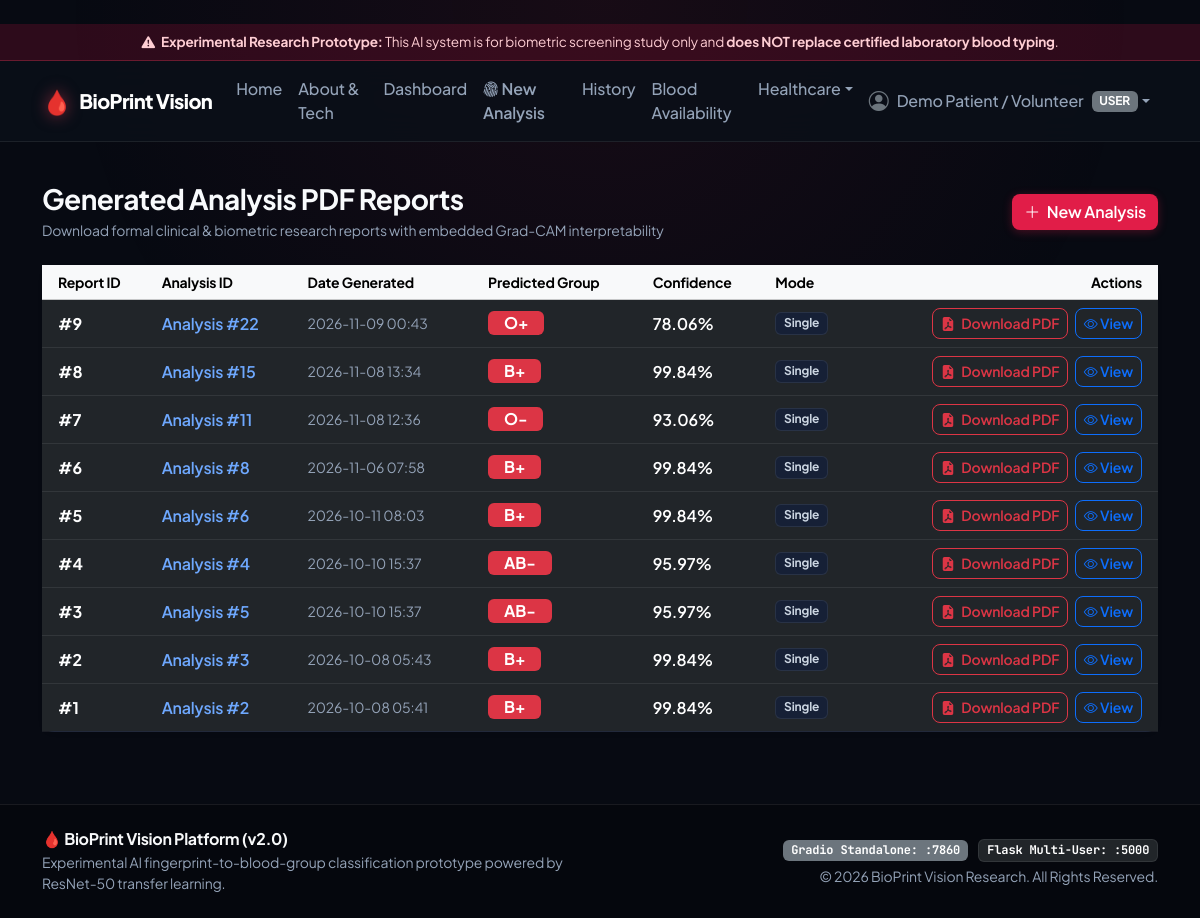
Screenshot of /reports (signed in) with the database file from the repository.
### database/models.py (models this page shows, shortened)
class User(db.Model):
    __tablename__ = "users"
    id = db.Column(db.Integer, primary_key=True, autoincrement=True)
    name = db.Column(db.String(120), nullable=False)
    email = db.Column(db.String(150), unique=True, nullable=False, index=True)
    password_hash = db.Column(db.String(255), nullable=False)
    role = db.Column(db.String(20), nullable=False, default="USER", index=True)  # USER, HOSPITAL, ADMIN
    status = db.Column(db.String(20), nullable=False, default="ACTIVE")          # ACTIVE, INACTIVE, SUSPENDED
    created_at = db.Column(db.DateTime, nullable=False, default=datetime.utcnow)
    updated_at = db.Column(db.DateTime, nullable=False, default=datetime.utcnow, onupdate=datetime.utcnow)
    analyses = db.relationship("Analysis", backref="user", lazy=True, cascade="all, delete-orphan")
    facilities = db.relationship("Facility", backref="owner", lazy=True)

class Report(db.Model):
    __tablename__ = "reports"
    id = db.Column(db.Integer, primary_key=True, autoincrement=True)
    analysis_id = db.Column(db.Integer, db.ForeignKey("analyses.id", ondelete="CASCADE"), nullable=False, index=True)
    file_path = db.Column(db.String(255), nullable=False)
    created_at = db.Column(db.DateTime, nullable=False, default=datetime.utcnow)

class Analysis(db.Model):
    __tablename__ = "analyses"
    id = db.Column(db.Integer, primary_key=True, autoincrement=True)
    user_id = db.Column(db.Integer, db.ForeignKey("users.id", ondelete="CASCADE"), nullable=False, index=True)
    final_blood_group = db.Column(db.String(10), nullable=False, index=True)
    final_confidence = db.Column(db.Float, nullable=False)
    fingerprints_detected = db.Column(db.Integer, nullable=False, default=1)
    fingerprints_analyzed = db.Column(db.Integer, nullable=False, default=1)
    fingerprints_excluded = db.Column(db.Integer, nullable=False, default=0)
    agreement_percentage = db.Column(db.Float, nullable=False, default=100.0)
    mode = db.Column(db.String(20), nullable=False, default="single")  # single, multiple
    image_path = db.Column(db.String(255), nullable=True)
    annotated_image_path = db.Column(db.String(255), nullable=True)
    notes = db.Column(db.Text, nullable=True)
    created_at = db.Column(db.DateTime, nullable=False, default=datetime.utcnow, index=True)
    fingerprints = db.relationship("FingerprintResult", backref="analysis", lazy=True, cascade="all, delete-orphan")
    reports = db.relationship("Report", backref="analysis", lazy=True, cascade="all, delete-orphan")

### routes/reports.py (the view)
@reports_bp.route("/reports")
@login_required
def list_reports():
    reports = (
        Report.query.join(Analysis)
        .filter(Analysis.user_id == g.user.id)
        .order_by(Report.created_at.desc())
        .all()
    )
    return render_template("reports/list.html", reports=reports)

### routes/auth.py (called while the page is built)
def get_current_user():
    user_id = session.get("user_id")
    if user_id:
        return db.session.get(User, user_id)
    return None

def login_required(f):
    @wraps(f)
    def decorated_function(*args, **kwargs):
        if "user_id" not in session:
            flash("Please sign in to access this page.", "warning")
            return redirect(url_for("auth.login", next=request.path))
        return f(*args, **kwargs)
    return decorated_function

@auth_bp.before_app_request
def load_logged_in_user():
    g.user = get_current_user()

### templates/reports/list.html (shortened to what this page needs)
﻿{% extends "base.html" %}
{% block content %}
<div class="container-fluid px-0">
    <div class="d-flex flex-wrap justify-content-between align-items-center mb-4 gap-2">
        <div>
            <h2 class="h3 fw-bold mb-1">Generated Analysis PDF Reports</h2>
            <p class="text-muted small mb-0">Download formal clinical & biometric research reports with embedded Grad-CAM interpretability</p>
        </div>
        <div>
            <a href="{{ url_for('analysis.new_analysis') }}" class="btn btn-rose">
                <i class="bi bi-plus-lg me-1"></i> New Analysis
            </a>
        </div>
    </div>
    <div class="card border-0 shadow-sm">
        <div class="card-body p-0">
            {% if reports %}
            <div class="table-responsive">
                <table class="table table-hover align-middle mb-0">
                    <thead class="table-light small">
                        <tr>
                            <th class="ps-3">Report ID</th>
                            <th>Analysis ID</th>
                            <th>Date Generated</th>
                            <th>Predicted Group</th>
                            <th>Confidence</th>
                            <th>Mode</th>
                            <th class="text-end pe-3">Actions</th>
                        </tr>
                    </thead>
                    <tbody>
                        {% for r in reports %}
                        <tr>
                            <td class="ps-3 fw-bold">#{{ r.id }}</td>
                            <td>
                                <a href="{{ url_for('analysis.view_analysis', analysis_id=r.analysis_id) }}" class="text-decoration-none fw-semibold">
                                    Analysis #{{ r.analysis_id }}
                                </a>
                            </td>
                            <td class="text-muted small">{{ r.created_at.strftime('%Y-%m-%d %H:%M') }}</td>
                            <td>
                                <span class="badge bg-danger fs-6 px-3 py-1">{{ r.analysis.final_blood_group }}</span>
                            </td>
                            <td class="fw-semibold">
                                {{ "%.2f"|format(r.analysis.final_confidence) }}%
                            </td>
                            <td>
                                <span class="badge bg-light text-dark border">{{ r.analysis.mode|capitalize }}</span>
                            </td>
                            <td class="text-end pe-3">
                                <a href="{{ url_for('reports.download_report', report_id=r.id) }}" class="btn btn-sm btn-outline-danger">
                                    <i class="bi bi-file-earmark-pdf-fill me-1"></i> Download PDF
                                </a>
                                <a href="{{ url_for('analysis.view_analysis', analysis_id=r.analysis_id) }}" class="btn btn-sm btn-outline-primary ms-1">
                                    <i class="bi bi-eye"></i> View
                                </a>
                            </td>
                        </tr>
                        {% endfor %}
                    </tbody>
                </table>
            </div>
            {% endif %}
        </div>
    </div>
</div>
{% endblock %}

### templates/base.html (shortened to what this page needs)
<!DOCTYPE html>
<html lang="en" data-bs-theme="dark">
<head>
    <link href="https://cdn.jsdelivr.net/npm/bootstrap@5.3.3/dist/css/bootstrap.min.css" rel="stylesheet">
    <link href="https://cdn.jsdelivr.net/npm/bootstrap-icons@1.11.3/font/bootstrap-icons.min.css" rel="stylesheet">
</head>
<body>
    <div class="disclaimer-banner py-2 px-3 text-center">
        <i class="bi bi-exclamation-triangle-fill me-1"></i>
        <strong>Experimental Research Prototype:</strong> This AI system is for biometric screening study only and <strong>does NOT replace certified laboratory blood typing</strong>.
    </div>
    <nav class="navbar navbar-expand-lg navbar-dark sticky-top py-2">
        <div class="container position-relative">
            <a class="navbar-brand d-flex align-items-center" href="{{ url_for('main.index') }}">
                <span class="fs-4 me-2 brand-logo">🩸</span>
                <span>BioPrint Vision</span>
            </a>
            <div class="collapse navbar-collapse" id="navbarMain">
                <ul class="navbar-nav me-auto mb-2 mb-lg-0">
                    <li class="nav-item">
                        <a class="nav-link" href="{{ url_for('main.index') }}">Home</a>
                    </li>
                    <li class="nav-item">
                        <a class="nav-link" href="{{ url_for('main.about') }}">About & Tech</a>
                    </li>
                    {% if g.user %}
                    <li class="nav-item">
                        <a class="nav-link" href="{{ url_for('main.dashboard') }}">Dashboard</a>
                    </li>
                    <li class="nav-item">
                        <a class="nav-link text-danger fw-semibold" href="{{ url_for('analysis.new_analysis') }}">
                            <i class="bi bi-fingerprint"></i> New Analysis
                        </a>
                    </li>
                    <li class="nav-item">
                        <a class="nav-link" href="{{ url_for('analysis.history') }}">History</a>
                    </li>
                    <li class="nav-item">
                        <a class="nav-link" href="{{ url_for('availability.browse_availability') }}">Blood Availability</a>
                    </li>
                    <li class="nav-item dropdown">
                        <a class="nav-link dropdown-toggle" href="#" data-bs-toggle="dropdown">Healthcare</a>
                    </li>
                    {% endif %}
                </ul>
                <ul class="navbar-nav ms-auto mb-2 mb-lg-0 align-items-center">
                    {% if g.user %}
                    <li class="nav-item dropdown">
                        <a class="nav-link dropdown-toggle d-flex align-items-center" href="#" data-bs-toggle="dropdown">
                            <i class="bi bi-person-circle fs-5 me-2 text-secondary"></i>
                            <span>{{ g.user.name }}</span>
                            <span class="badge bg-secondary ms-2">{{ g.user.role }}</span>
                        </a>
                    </li>
                    {% endif %}
                </ul>
            </div>
        </div>
    </nav>
    <main class="container py-4 flex-grow-1 position-relative" style="z-index: 1;">
        {% block content %}{% endblock %}
    </main>
    <footer class="py-4 mt-5 position-relative" style="z-index: 10;">
        <div class="container text-center text-md-start">
            <div class="row gy-3 align-items-center">
                <div class="col-md-6">
                    <h6 class="fw-bold mb-1 text-light">🩸 BioPrint Vision Platform (v2.0)</h6>
                    <p class="text-muted small mb-0">
                        Experimental AI fingerprint-to-blood-group classification prototype powered by ResNet-50 transfer learning.
                    </p>
                </div>
                <div class="col-md-6 text-md-end">
                    <span class="badge bg-secondary font-mono me-2">Gradio Standalone: :7860</span>
                    <span class="badge bg-dark font-mono border border-secondary">Flask Multi-User: :5000</span>
                    <p class="text-muted small mt-1 mb-0">
                        &copy; 2026 BioPrint Vision Research. All Rights Reserved.
                    </p>
                </div>
            </div>
        </div>
    </footer>
</body>
</html>

### templates/base.html (style rules this page uses)
:root { --bp-obsidian: #070a12; --bp-surface: #0f172a; --bp-surface-elevated: #162036; --bp-surface-border: rgba(255, 255, 255, 0.08); --bp-primary: #f43f5e; --bp-primary-dark: #e11d48; --bp-primary-glow: rgba(244, 63, 94, 0.35); --bp-text-main: #f8fafc; --bp-text-body: #cbd5e1; --bp-text-muted: #94a3b8; }
body { background-color: var(--bp-obsidian); font-family: 'Plus Jakarta Sans', -apple-system, BlinkMacSystemFont, "Segoe UI", Roboto, sans-serif; color: var(--bp-text-body); min-height: 100vh; display: flex; flex-direction: column; letter-spacing: -0.01em; }
code, pre, .font-mono { font-family: 'JetBrains Mono', ui-monospace, SFMono-Regular, monospace; }
body::before { content: ''; position: fixed; top: 0; left: 50%; transform: translateX(-50%); width: 100vw; height: 480px; background: radial-gradient(circle at 50% 0%, rgba(225, 29, 72, 0.08), transparent 70%); pointer-events: none; z-index: 0; }
.disclaimer-banner { background-color: rgba(159, 18, 57, 0.25); color: #fecdd3; font-size: 0.85rem; border-bottom: 1px solid rgba(244, 63, 94, 0.3); position: relative; z-index: 10; }
.navbar { background: rgba(11, 15, 25, 0.88) !important; backdrop-filter: blur(16px); -webkit-backdrop-filter: blur(16px); border-bottom: 1px solid var(--bp-surface-border) !important; position: relative; z-index: 100; }
.navbar-brand { font-weight: 800; color: #ffffff !important; letter-spacing: -0.03em; }
.navbar-brand .brand-logo { filter: drop-shadow(0 0 8px rgba(244, 63, 94, 0.5)); }
.nav-link { color: var(--bp-text-muted) !important; font-weight: 500; transition: color 0.15s ease; }
.card { background-color: var(--bp-surface); border: 1px solid var(--bp-surface-border); border-radius: 12px; box-shadow: 0 4px 20px -2px rgba(0, 0, 0, 0.5); transition: box-shadow 0.2s ease, border-color 0.2s ease, transform 0.2s ease; }
h1, h2, h3, h4, h5, h6, .h1, .h2, .h3, .h4, .h5, .h6 { color: var(--bp-text-main); letter-spacing: -0.02em; }
.text-dark { color: #f8fafc !important; }
.text-muted { color: var(--bp-text-muted) !important; }
.bg-light { background-color: var(--bp-surface-elevated) !important; color: var(--bp-text-body) !important; }
.border, .border-bottom, .border-top, .border-end, .border-start { border-color: var(--bp-surface-border) !important; }
.btn { font-weight: 600; letter-spacing: -0.01em; border-radius: 8px; transition: transform 0.15s cubic-bezier(0.16, 1, 0.3, 1), box-shadow 0.15s ease, background-color 0.15s ease; }
.btn-rose { background-color: var(--bp-primary-dark); color: #ffffff; border: none; box-shadow: 0 2px 10px rgba(225, 29, 72, 0.3); }
.badge.bg-light { background-color: var(--bp-surface-elevated) !important; color: #cbd5e1 !important; border: 1px solid var(--bp-surface-border) !important; }
.table { color: var(--bp-text-body); border-color: var(--bp-surface-border); }
.table-light { background-color: var(--bp-surface-elevated) !important; color: var(--bp-text-main) !important; }
footer { margin-top: auto; background-color: #05070d; border-top: 1px solid var(--bp-surface-border); color: var(--bp-text-muted); }

### rows the page displays
User: user.name "Demo Patient / Volunteer", user.role "USER"
Report: id "9", analysis_id "22", created_at "2026-11-09 00:43", analysis.final_blood_group "O+", analysis.mode "Single"
Analysis: analysis.final_confidence "78.06"
Report: id "8", analysis_id "15", created_at "2026-11-08 13:34", analysis.final_blood_group "B+", analysis.mode "Single"
Analysis: analysis.final_confidence "99.84"
Report: id "7", analysis_id "11", created_at "2026-11-08 12:36", analysis.final_blood_group "O-", analysis.mode "Single"
Analysis: analysis.final_confidence "93.06"
Report: id "6", analysis_id "8", created_at "2026-11-06 07:58", analysis.final_blood_group "B+", analysis.mode "Single"
Analysis: analysis.final_confidence "99.84"
Report: id "5", analysis_id "6", created_at "2026-10-11 08:03", analysis.final_blood_group "B+", analysis.mode "Single"
Analysis: analysis.final_confidence "99.84"
Report: id "4", analysis_id "4", created_at "2026-10-10 15:37", analysis.final_blood_group "AB-", analysis.mode "Single"
Analysis: analysis.final_confidence "95.97"
Report: id "3", analysis_id "5", created_at "2026-10-10 15:37", analysis.final_blood_group "AB-", analysis.mode "Single"
Analysis: analysis.final_confidence "95.97"
Report: id "2", analysis_id "3", created_at "2026-10-08 05:43", analysis.final_blood_group "B+", analysis.mode "Single"
Analysis: analysis.final_confidence "99.84"
Report: id "1", analysis_id "2", created_at "2026-10-08 05:41", analysis.final_blood_group "B+", analysis.mode "Single"
Analysis: analysis.final_confidence "99.84"
